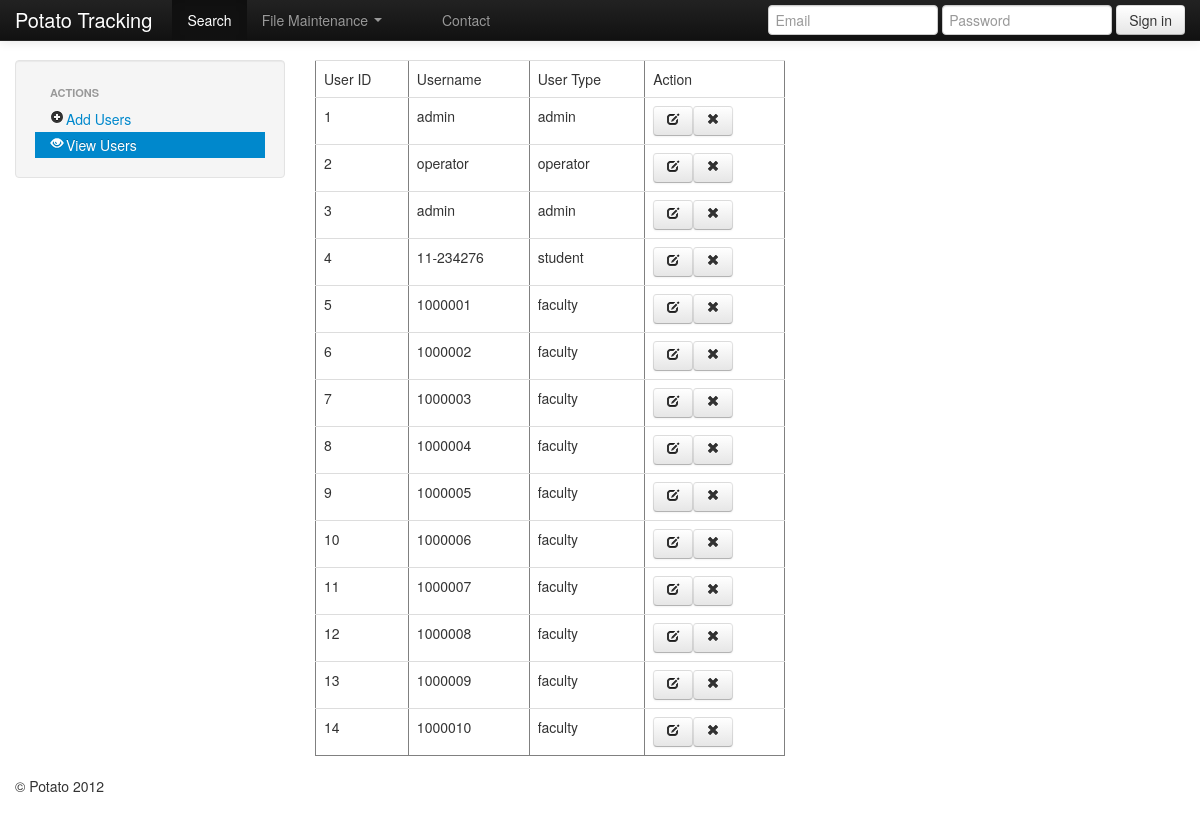
/admin/users.php, run on the app's committed database.
### tables this page shows
CREATE TABLE IF NOT EXISTS `users` (
  `id` int(5) NOT NULL AUTO_INCREMENT,
  `username` varchar(20) DEFAULT NULL,
  `password` varchar(255) DEFAULT NULL,
  `type` varchar(20) DEFAULT NULL,
  `createdAt` datetime DEFAULT NULL,
  PRIMARY KEY (`id`)
);

### admin/users.php (the view, shortened to what this page needs)
        <?php include("header.php");?>
<div class="row">
             <div class="span3">
          <div class="well sidebar-nav">
            <ul class="nav nav-list">
              <li class="nav-header">Actions</li>
              <li><a href="addusers.php"><i class=" icon-plus-sign"></i>Add Users</a></li>
              <li class="active"><a href="users.php"><i class="icon-eye-open"></i>View Users</a></li>
            </ul>
          </div>
        </div>
                <div class="span5">
                <?php
                        $result=@mysql_query("select * from users");
                                echo "<table class='table' border='1'>";
                                echo "<tr>";
                                echo "<td>User ID </td>";
                                echo "<td>Username </td>";
                                echo "<td>User Type</td>";
								echo "<td>Action</td>";
                                echo "</tr>";
                                while($row=mysql_fetch_array($result))
                                {
                                echo "<tr>";
                                echo "<td>$row[0]</td>";
                                echo "<td>$row[1]</td>";
                                echo "<td>$row[3]</td>";
								echo "<td><a class='btn' href='#'><i class='icon-edit'></i></a><a class='btn' href='#'><i class='icon-remove'></i></a></td>";
                                echo "</tr>";
                        }
                                        echo "</table>";
        ?>
            	</div>
     <?php include("footer.php");?>

### admin/header.php (shortened to what this page needs)
<!DOCTYPE html>
 <html class="no-js">
    <head>
        <link rel="stylesheet" href="../css/bootstrap.min.css">
        <link rel="stylesheet" href="../css/bootstrap-responsive.min.css">
        <link rel="stylesheet" href="../css/main.css">
    </head>
    <body>
        <div class="navbar navbar-inverse navbar-fixed-top">
            <div class="navbar-inner">
                <div class="container">
                    <a class="brand" href="#">Potato Tracking</a>
                    <div class="nav-collapse collapse">
                        <ul class="nav">
                            <li class="active"><a href="#">Search</a></li>
                            <li class="dropdown">
                                <a href="#" class="dropdown-toggle" data-toggle="dropdown">File Maintenance <b class="caret"></b></a>
                            </li>
                            <li><a href="#about"></a></li>
                            <li><a href="#contact">Contact</a></li>
                        </ul>
                        <form class="navbar-form pull-right">
                            <input class="span2" type="text" placeholder="Email">
                            <input class="span2" type="password" placeholder="Password">
                            <button type="submit" class="btn">Sign in</button>
                        </form>
                    </div>
                </div>
            </div>
        </div>
        <div class="container">
<?php include('../mysql_connect.php');?>

### mysql_connect.php (shortened to what this page needs)
<html>
</html>

### admin/footer.php (shortened to what this page needs)
 </div>
<footer>
                <p>&copy; Potato 2012</p>
            </footer>
    </body>
</html>

### admin/header.php (style rules this page uses)
body { padding-top: 60px; padding-bottom: 40px; }

### data on the page
users: id "1", username "admin", type "admin"
users: id "2", username "operator", type "operator"
users: id "3", username "admin", type "admin"
users: id "4", username "11-234276", type "student"
users: id "5", username "1000001", type "faculty"
users: id "6", username "1000002", type "faculty"
users: id "7", username "1000003", type "faculty"
users: id "8", username "1000004", type "faculty"
users: id "9", username "1000005", type "faculty"
users: id "10", username "1000006", type "faculty"
users: id "11", username "1000007", type "faculty"
users: id "12", username "1000008", type "faculty"
users: id "13", username "1000009", type "faculty"
users: id "14", username "1000010", type "faculty"
